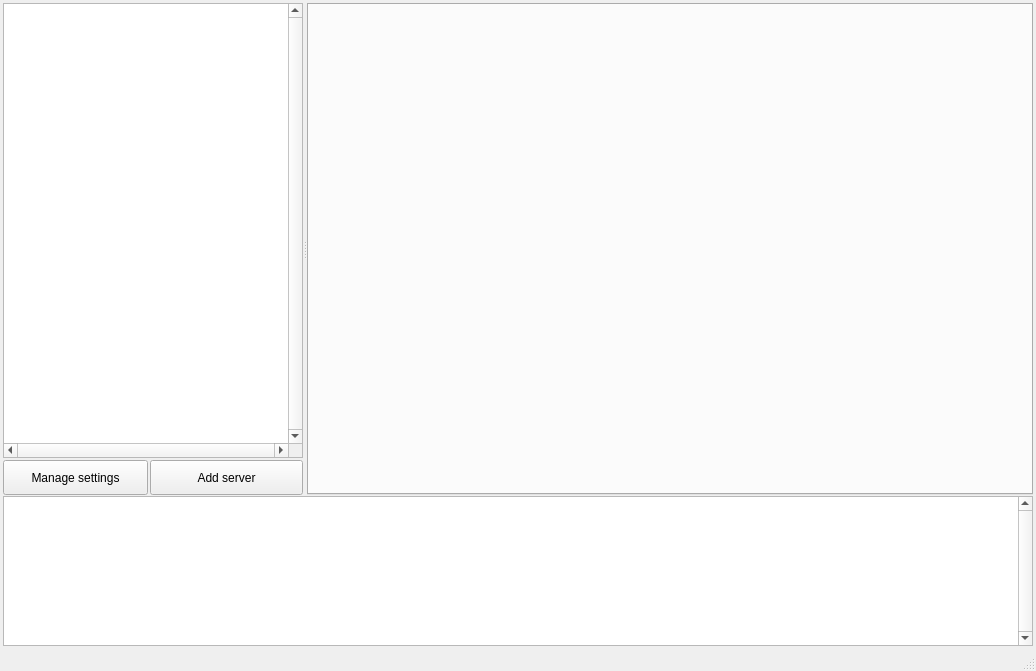
<?xml version="1.0" encoding="UTF-8"?>
<ui version="4.0">
 <author>Igor Malinovskiy</author>
 <class>demoClass</class>
 <widget class="QMainWindow" name="demoClass">
  <property name="geometry">
   <rect>
    <x>0</x>
    <y>0</y>
    <width>1036</width>
    <height>671</height>
   </rect>
  </property>
  <property name="sizePolicy">
   <sizepolicy hsizetype="Preferred" vsizetype="Preferred">
    <horstretch>2</horstretch>
    <verstretch>0</verstretch>
   </sizepolicy>
  </property>
  <property name="minimumSize">
   <size>
    <width>920</width>
    <height>550</height>
   </size>
  </property>
  <property name="windowTitle">
   <string>Service Control Panel</string>
  </property>
  <property name="windowIcon">
   <iconset resource="../Resources/images.qrc">
    <normaloff>:/images/scp.ico</normaloff>:/images/scp.ico</iconset>
  </property>
  <property name="styleSheet">
   <string notr="true">font-family: tahoma, arial, ubuntu, sans-serif;</string>
  </property>
  <property name="tabShape">
   <enum>QTabWidget::Rounded</enum>
  </property>
  <property name="dockNestingEnabled">
   <bool>false</bool>
  </property>
  <property name="unifiedTitleAndToolBarOnMac">
   <bool>true</bool>
  </property>
  <widget class="QWidget" name="centralWidget">
   <property name="sizePolicy">
    <sizepolicy hsizetype="Expanding" vsizetype="Expanding">
     <horstretch>0</horstretch>
     <verstretch>0</verstretch>
    </sizepolicy>
   </property>
   <property name="maximumSize">
    <size>
     <width>16777215</width>
     <height>16777215</height>
    </size>
   </property>
   <property name="layoutDirection">
    <enum>Qt::LeftToRight</enum>
   </property>
   <layout class="QGridLayout" name="gridLayout_3">
    <property name="leftMargin">
     <number>3</number>
    </property>
    <property name="topMargin">
     <number>3</number>
    </property>
    <property name="rightMargin">
     <number>3</number>
    </property>
    <property name="bottomMargin">
     <number>3</number>
    </property>
    <property name="spacing">
     <number>3</number>
    </property>
    <item row="0" column="0">
     <widget class="QSplitter" name="splitter_2">
      <property name="lineWidth">
       <number>0</number>
      </property>
      <property name="orientation">
       <enum>Qt::Vertical</enum>
      </property>
      <property name="handleWidth">
       <number>1</number>
      </property>
      <widget class="QSplitter" name="splitter">
       <property name="sizePolicy">
        <sizepolicy hsizetype="Expanding" vsizetype="Expanding">
         <horstretch>0</horstretch>
         <verstretch>0</verstretch>
        </sizepolicy>
       </property>
       <property name="orientation">
        <enum>Qt::Horizontal</enum>
       </property>
       <property name="opaqueResize">
        <bool>true</bool>
       </property>
       <property name="childrenCollapsible">
        <bool>false</bool>
       </property>
       <widget class="QWidget" name="layoutWidget">
        <layout class="QVBoxLayout" name="verticalLayout">
         <property name="spacing">
          <number>2</number>
         </property>
         <item>
          <layout class="QGridLayout" name="gridLayout_2"/>
         </item>
         <item>
          <widget class="ConnectionTreeView" name="serversTreeView">
           <property name="sizePolicy">
            <sizepolicy hsizetype="Expanding" vsizetype="Expanding">
             <horstretch>0</horstretch>
             <verstretch>0</verstretch>
            </sizepolicy>
           </property>
           <property name="minimumSize">
            <size>
             <width>300</width>
             <height>0</height>
            </size>
           </property>
           <property name="maximumSize">
            <size>
             <width>8000</width>
             <height>16777215</height>
            </size>
           </property>
           <property name="styleSheet">
            <string notr="true">font-family: monospaced;</string>
           </property>
           <property name="verticalScrollBarPolicy">
            <enum>Qt::ScrollBarAlwaysOn</enum>
           </property>
           <property name="horizontalScrollBarPolicy">
            <enum>Qt::ScrollBarAlwaysOn</enum>
           </property>
           <property name="headerHidden">
            <bool>true</bool>
           </property>
           <attribute name="headerVisible">
            <bool>false</bool>
           </attribute>
           <attribute name="headerCascadingSectionResizes">
            <bool>true</bool>
           </attribute>
           <attribute name="headerDefaultSectionSize">
            <number>300</number>
           </attribute>
           <attribute name="headerStretchLastSection">
            <bool>false</bool>
           </attribute>
          </widget>
         </item>
         <item>
          <layout class="QHBoxLayout" name="horizontalLayout">
           <property name="spacing">
            <number>2</number>
           </property>
           <item>
            <widget class="QToolButton" name="pbImportConnections">
             <property name="minimumSize">
              <size>
               <width>145</width>
               <height>35</height>
              </size>
             </property>
             <property name="maximumSize">
              <size>
               <width>145</width>
               <height>35</height>
              </size>
             </property>
             <property name="baseSize">
              <size>
               <width>145</width>
               <height>35</height>
              </size>
             </property>
             <property name="text">
              <string>Manage settings</string>
             </property>
             <property name="icon">
              <iconset resource="../Resources/images.qrc">
               <normaloff>:/images/menu.png</normaloff>:/images/menu.png</iconset>
             </property>
             <property name="popupMode">
              <enum>QToolButton::InstantPopup</enum>
             </property>
             <property name="toolButtonStyle">
              <enum>Qt::ToolButtonTextBesideIcon</enum>
             </property>
             <property name="autoRaise">
              <bool>false</bool>
             </property>
            </widget>
           </item>
           <item>
            <widget class="QToolButton" name="pbAddServer">
             <property name="sizePolicy">
              <sizepolicy hsizetype="Preferred" vsizetype="Fixed">
               <horstretch>0</horstretch>
               <verstretch>0</verstretch>
              </sizepolicy>
             </property>
             <property name="minimumSize">
              <size>
               <width>135</width>
               <height>35</height>
              </size>
             </property>
             <property name="maximumSize">
              <size>
               <width>300</width>
               <height>16777215</height>
              </size>
             </property>
             <property name="baseSize">
              <size>
               <width>135</width>
               <height>35</height>
              </size>
             </property>
             <property name="layoutDirection">
              <enum>Qt::LeftToRight</enum>
             </property>
             <property name="styleSheet">
              <string notr="true">padding-left: 50px;

</string>
             </property>
             <property name="text">
              <string>Add server</string>
             </property>
             <property name="icon">
              <iconset resource="../Resources/images.qrc">
               <normaloff>:/images/add.png</normaloff>:/images/add.png</iconset>
             </property>
             <property name="toolButtonStyle">
              <enum>Qt::ToolButtonTextBesideIcon</enum>
             </property>
            </widget>
           </item>
          </layout>
         </item>
        </layout>
       </widget>
       <widget class="MainTabsWidget" name="tabWidget">
        <property name="sizePolicy">
         <sizepolicy hsizetype="Expanding" vsizetype="Expanding">
          <horstretch>1</horstretch>
          <verstretch>0</verstretch>
         </sizepolicy>
        </property>
        <property name="minimumSize">
         <size>
          <width>580</width>
          <height>0</height>
         </size>
        </property>
        <property name="autoFillBackground">
         <bool>false</bool>
        </property>
        <property name="styleSheet">
         <string notr="true"/>
        </property>
        <property name="tabPosition">
         <enum>QTabWidget::North</enum>
        </property>
        <property name="tabShape">
         <enum>QTabWidget::Rounded</enum>
        </property>
        <property name="currentIndex">
         <number>-1</number>
        </property>
        <property name="elideMode">
         <enum>Qt::ElideNone</enum>
        </property>
        <property name="usesScrollButtons">
         <bool>true</bool>
        </property>
        <property name="documentMode">
         <bool>false</bool>
        </property>
        <property name="tabsClosable">
         <bool>true</bool>
        </property>
        <property name="movable">
         <bool>true</bool>
        </property>
       </widget>
      </widget>
      <widget class="QPlainTextEdit" name="systemConsole">
       <property name="sizePolicy">
        <sizepolicy hsizetype="Preferred" vsizetype="Fixed">
         <horstretch>0</horstretch>
         <verstretch>0</verstretch>
        </sizepolicy>
       </property>
       <property name="minimumSize">
        <size>
         <width>0</width>
         <height>100</height>
        </size>
       </property>
       <property name="maximumSize">
        <size>
         <width>16777215</width>
         <height>150</height>
        </size>
       </property>
       <property name="sizeIncrement">
        <size>
         <width>0</width>
         <height>0</height>
        </size>
       </property>
       <property name="baseSize">
        <size>
         <width>0</width>
         <height>150</height>
        </size>
       </property>
       <property name="acceptDrops">
        <bool>false</bool>
       </property>
       <property name="verticalScrollBarPolicy">
        <enum>Qt::ScrollBarAlwaysOn</enum>
       </property>
       <property name="documentTitle">
        <string>System console</string>
       </property>
       <property name="readOnly">
        <bool>true</bool>
       </property>
       <property name="textInteractionFlags">
        <set>Qt::LinksAccessibleByMouse|Qt::TextSelectableByMouse</set>
       </property>
       <property name="maximumBlockCount">
        <number>100000</number>
       </property>
      </widget>
     </widget>
    </item>
   </layout>
  </widget>
  <widget class="QStatusBar" name="statusBar"/>
 </widget>
 <customwidgets>
  <customwidget>
   <class>ConnectionTreeView</class>
   <extends>QTreeView</extends>
   <header>ConnectionTreeView.h</header>
  </customwidget>
  <customwidget>
   <class>MainTabsWidget</class>
   <extends>QTabWidget</extends>
   <header>MainTabsWidget.h</header>
   <container>1</container>
  </customwidget>
 </customwidgets>
 <resources>
  <include location="../Resources/images.qrc"/>
 </resources>
 <connections/>
</ui>
